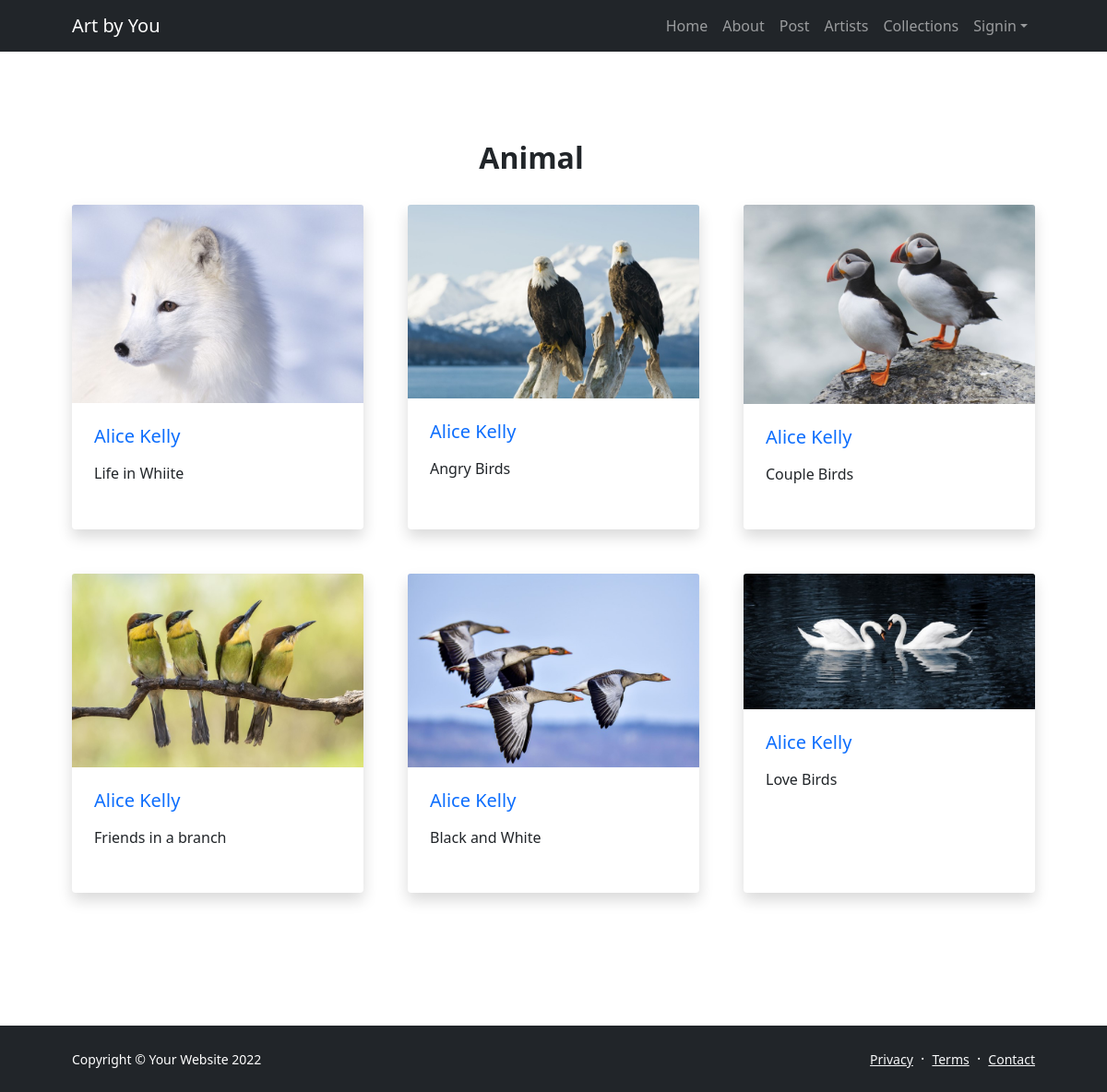
/themes.php?theme=Animal, run on the app's committed database.
### tables this page shows
CREATE TABLE `artwork` (
  `ArtID` int(11) NOT NULL,
  `Title` varchar(100) NOT NULL,
  `ArtImage` varchar(50) NOT NULL,
  `ThemeID` int(11) NOT NULL,
  `ArtistID` int(11) NOT NULL
);

CREATE TABLE `artists` (
  `ArtistID` int(11) NOT NULL,
  `Name` varchar(100) NOT NULL,
  `ArtistImage` varchar(50) NOT NULL,
  `Type` varchar(100) NOT NULL,
  `Description` text NOT NULL
);

### themes.php (the view, shortened to what this page needs)
<!DOCTYPE html>
<html lang="en">
<head>
    <link href="https://cdn.jsdelivr.net/npm/bootstrap-icons@1.5.0/font/bootstrap-icons.css" rel="stylesheet" />
    <link href="css/styles.css" rel="stylesheet" />
</head>
<body class="d-flex flex-column h-100">
    <main class="flex-shrink-0">
        <nav class="navbar navbar-expand-lg navbar-dark bg-dark">
            <div class="container px-5">
                <a class="navbar-brand" href="index.php">Art by You</a>
                <div class="collapse navbar-collapse" id="navbarSupportedContent">
                    <ul class="navbar-nav ms-auto mb-2 mb-lg-0">
                        <li class="nav-item"><a class="nav-link" href="index.php">Home</a></li>
                        <li class="nav-item"><a class="nav-link" href="about.php">About</a></li>
                        <li class="nav-item"><a class="nav-link" href="post.php">Post</a></li>
                        <li class="nav-item"><a class="nav-link" href="artists.php">Artists</a></li>
                        <li class="nav-item"><a class="nav-link" href="collections_T.php">Collections</a></li>
                        <li class="nav-item dropdown">
                            <a class="nav-link dropdown-toggle" id="navbarDropdownBlog" href="#" role="button" data-bs-toggle="dropdown" aria-expanded="false">Signin</a>
                        </li>
                    </ul>
                </div>
            </div>
        </nav>
        <section class="py-5">
            <div class="container px-5 my-5">
                <div class="row gx-5">
                    <?php
                    $theme = $_GET['theme'];
                    $heading = <<<THEME
                    <div class="row gx-5 justify-content-center">
                           <div class="col-lg-8 col-xl-6">
                               <div class="text-center">
                                   <h2 class="fw-bolder">$theme</h2>
                                   <br>
                               </div>
                           </div>
                       </div>
                THEME;
                    echo $heading;
                    require_once 'serverlogin.php';
                    $conn = mysqli_connect($db_hostname, $db_username, $db_password, $db_database);
                    $search = "SELECT Name, Title, ArtImage FROM artwork, theme, artists WHERE  theme.ThemeID=artwork.ThemeID AND artwork.ArtistID=artists.ArtistID AND theme.Theme='$theme'";
                    if ($result = $conn->query($search)) {
                        while ($row = $result->fetch_assoc()) {
                            $image = $row["ArtImage"];
                            $artistName = $row["Name"];
                            $artTitle = $row["Title"];
                            $output = <<<COL
                               <div class="col-lg-4 mb-5">
                                        <div class="card h-100 shadow border-0">
                                            <img class="card-img-top" src='$image' alt="..." />
                                            <div class="card-body p-4">
                                                <a class="text-decoration-none  " href="aboutArtist.php?title=$artistName"><h5 class="card-title mb-3">$artistName</h5></a>
                                                <p class="card-text mb-0">$artTitle</p>
                                            </div>
                                            <div class="card-footer p-4 pt-0 bg-transparent border-top-0">
                                                <div class="d-flex align-items-end justify-content-between">
                                                    <div class="d-flex align-items-center">
                                                    </div>
                                                </div>
                                            </div>
                                        </div>
                                    </div>
                             COL;
                            echo $output;
                        }
                    }
                    else{
                        echo "Display Nothing";
                    }
                    ?>
                </div>
            </div>
        </section>
    </main>
    <footer class="bg-dark py-4 mt-auto">
        <div class="container px-5">
            <div class="row align-items-center justify-content-between flex-column flex-sm-row">
                <div class="col-auto">
                    <div class="small m-0 text-white">Copyright &copy; Your Website 2022</div>
                </div>
                <div class="col-auto">
                    <a class="link-light small" href="#!">Privacy</a>
                    <span class="text-white mx-1">&middot;</span>
                    <a class="link-light small" href="#!">Terms</a>
                    <span class="text-white mx-1">&middot;</span>
                    <a class="link-light small" href="#!">Contact</a>
                </div>
            </div>
        </div>
    </footer>
</body>
</html>

### data on the page
artwork: ArtImage (picture), ArtistID.Name "Alice Kelly", Title "Life in Whiite"
artwork: ArtImage (picture), ArtistID.Name "Alice Kelly", Title "Angry Birds"
artwork: ArtImage (picture), ArtistID.Name "Alice Kelly", Title "Couple Birds"
artwork: ArtImage (picture), ArtistID.Name "Alice Kelly", Title "Friends in a branch"
artwork: ArtImage (picture), ArtistID.Name "Alice Kelly", Title "Black and White"
artwork: ArtImage (picture), ArtistID.Name "Alice Kelly", Title "Love Birds"

### other printed values
$theme "Animal"
